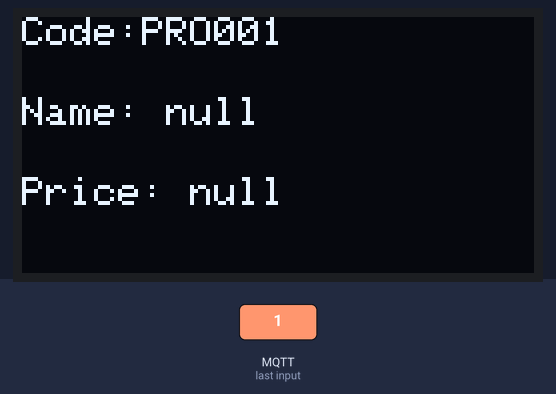
Recording of a sketch running on a simulated ESP32-C3. Parts: 128×64 one-colour display. The inputs (shaded band) are chosen by the test bench. WiFi joins after 1.5 s; servers stay silent unless stated; no MQTT or app messages arrive unless stated; what the sketch prints to the serial monitor is not drawn.

4.9 s: MQTT message "1" arrives on the first subscribed topic
Above: at 5.7 s.
Timing chart, 0 to 7.9 s (numbered marks = the images above; inputs shaded):
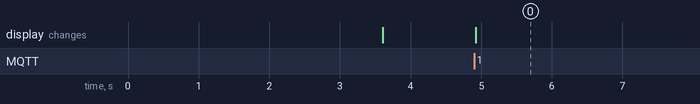

The sketch:

oled.ino
```cpp
#include <WiFi.h>
#include <PubSubClient.h>
#include <Wire.h>
#include <Adafruit_GFX.h>
#include <Adafruit_SSD1306.h>
#include <ArduinoJson.h>

#define SCREEN_WIDTH 128
#define SCREEN_HEIGHT 64
#define OLED_RESET -1
#define OLED_ADDR 0x3C
Adafruit_SSD1306 display(SCREEN_WIDTH, SCREEN_HEIGHT, &Wire, OLED_RESET);

// Thông tin WiFi
const char* ssid = "GiangNgo";
const char* password = "19062001";

// Thông tin MQTT Broker (nếu dùng local Mosquitto trên Windows)
const char* mqttServer = "172.20.10.6"; // Thay bằng IP máy tính chạy Mosquitto
// Hoặc dùng broker public:
// const char* mqttServer = "broker.hivemq.com";

const int mqttPort = 1883;
const char* mqttTopic = "PRO001"; // Mã sản phẩm của ESP32 này

WiFiClient espClient;
PubSubClient mqttClient(espClient);

void setup() {
    Serial.begin(115200);

     // Khởi tạo I2C với chân mặc định cho ESP32-C3
   Wire.begin(6, 7); // SDA=GPIO6, SCL=GPIO7

  // Khởi tạo OLED
  if(!display.begin(SSD1306_SWITCHCAPVCC, OLED_ADDR)) {
    Serial.println(F("SSD1306 allocation failed"));
    while(1); // Dừng chương trình nếu không kết nối được OLED
  }

    display.clearDisplay();
    display.setTextSize(1);
    display.setTextColor(WHITE);


    // Kết nối WiFi
    WiFi.begin(ssid, password);
    while (WiFi.status() != WL_CONNECTED) {
        delay(500);
        Serial.print(".");
    }
    Serial.println("\nConnected to WiFi!");
    Serial.println(WiFi.localIP());  // Phải cùng subnet với máy tính (ví dụ: 172.20.10.x)


    delay(2000);

    // Kết nối MQTT Broker
    mqttClient.setServer(mqttServer, mqttPort);
    mqttClient.setCallback(mqttCallback); // Hàm xử lý khi nhận dữ liệu

    reconnectMQTT();


display.clearDisplay();
display.setCursor(0, 0);
display.println("OK.");
display.display();

}

void loop() {
    if (!mqttClient.connected()) {
        reconnectMQTT();
    }
    mqttClient.loop();
}

// Hàm kết nối lại MQTT nếu bị mất
void reconnectMQTT() {
    while (!mqttClient.connected()) {
        Serial.println("Connecting to MQTT...");
        if (mqttClient.connect("ESP32Client")) {
            Serial.println("✅ Connected to MQTT");
            mqttClient.subscribe(mqttTopic);
        } else {
            Serial.print("❌ Failed, rc=");
            Serial.print(mqttClient.state());  // In mã lỗi
            Serial.println(" Retry in 5s...");
            delay(5000);
        }
    }
}

// Hàm xử lý khi nhận dữ liệu từ MQTT
void mqttCallback(char* topic, byte* payload, unsigned int length) {
    Serial.print("📢 Received message on topic: ");
    Serial.println(topic);

    // Chuyển payload thành String
    String message;
    for (int i = 0; i < length; i++) {
        message += (char)payload[i];
    }

    // Parse JSON (ví dụ: {"name":"iPhone", "price":"1000"})
    DynamicJsonDocument doc(1024);
    deserializeJson(doc, message);
    String name = doc["name"];
    String price = doc["price"];
    Serial.println(name);
    Serial.println(price);

    // Hiển thị lên OLED
    display.clearDisplay();
    display.setTextSize(1);
    display.setCursor(0, 0);
    display.print("Code:");
    display.println(mqttTopic);

    display.setCursor(0, 20);
    display.print("Name: ");
    display.println(name);

    display.setCursor(0, 40);
    display.print("Price: ");
    display.println(price);

    display.display();

    Serial.println("Updated OLED display!");
}
```

Measured:
- after the input at 4.9 s, the display: changes at once (image 0)
